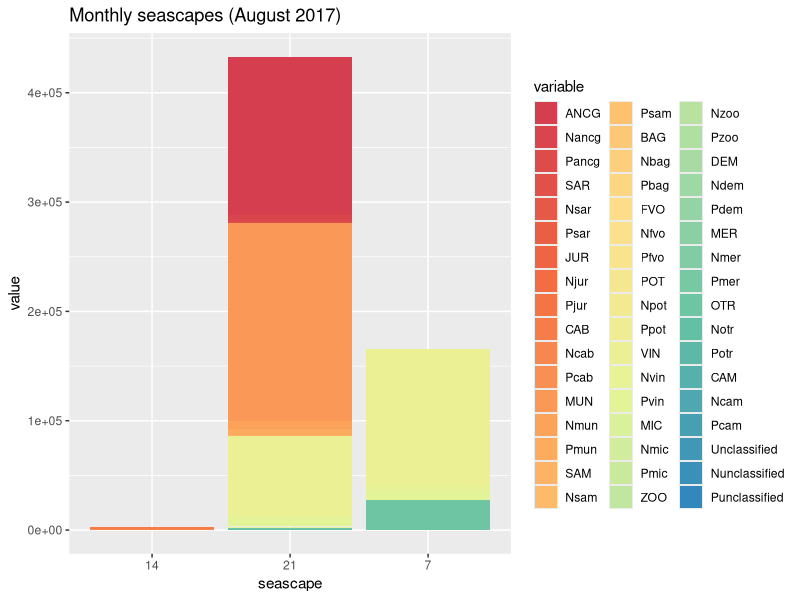
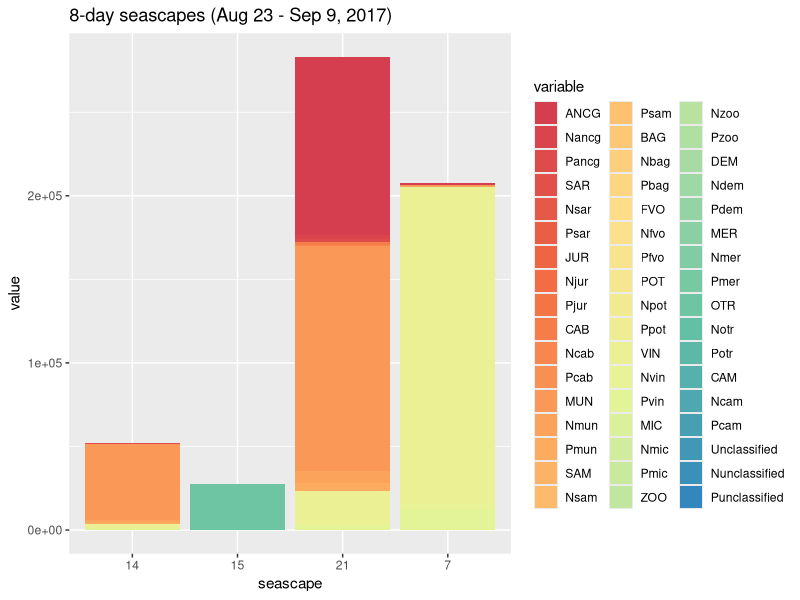
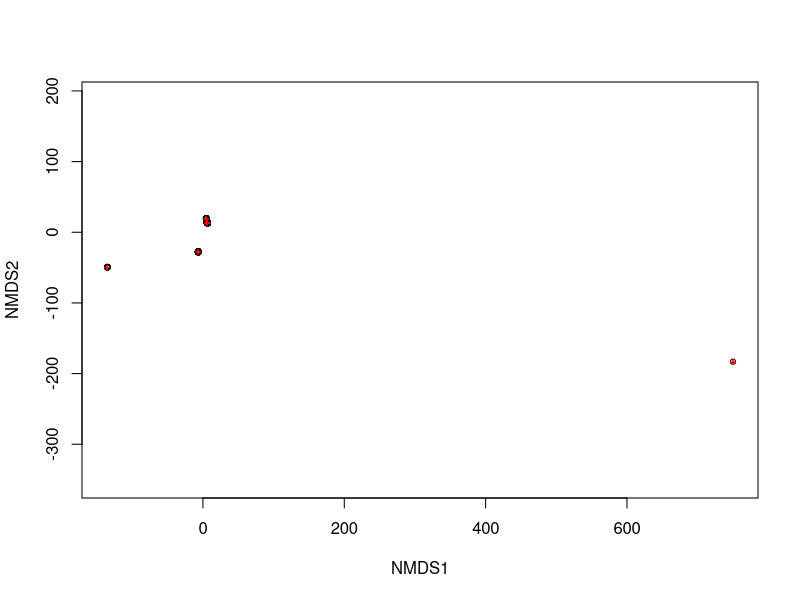
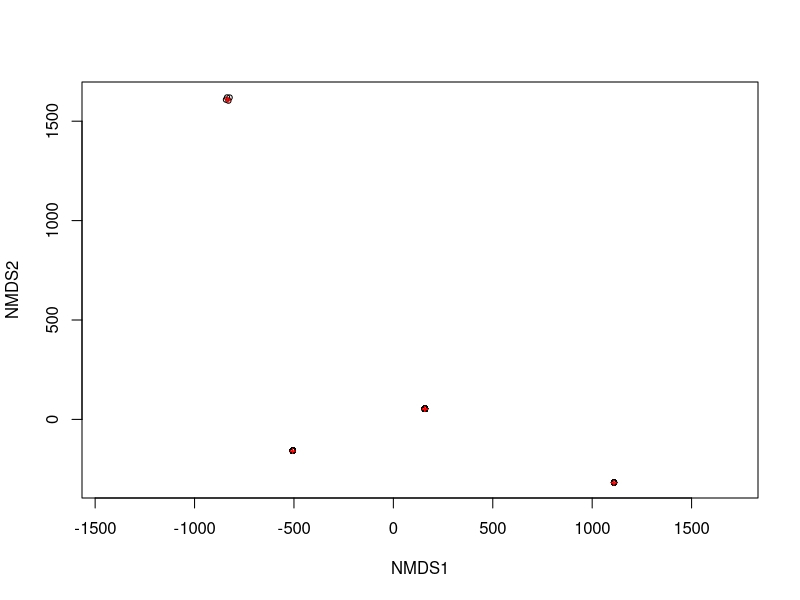
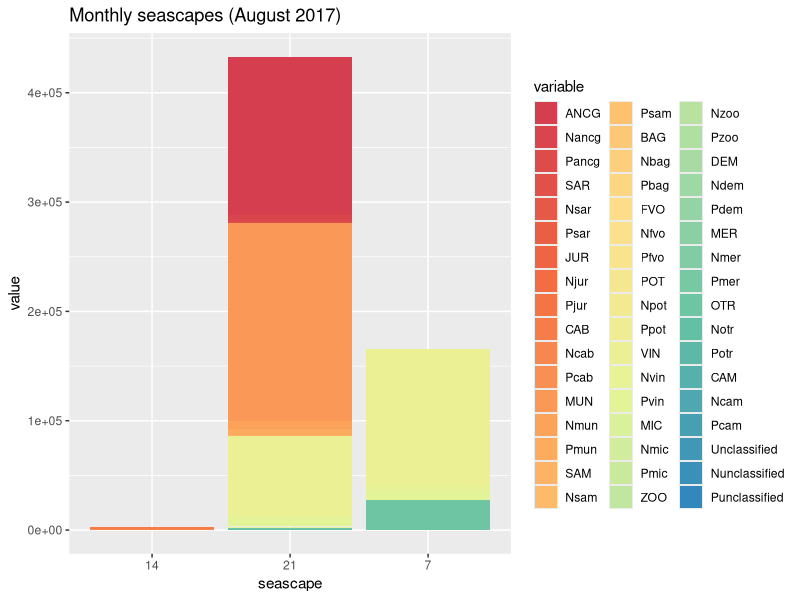
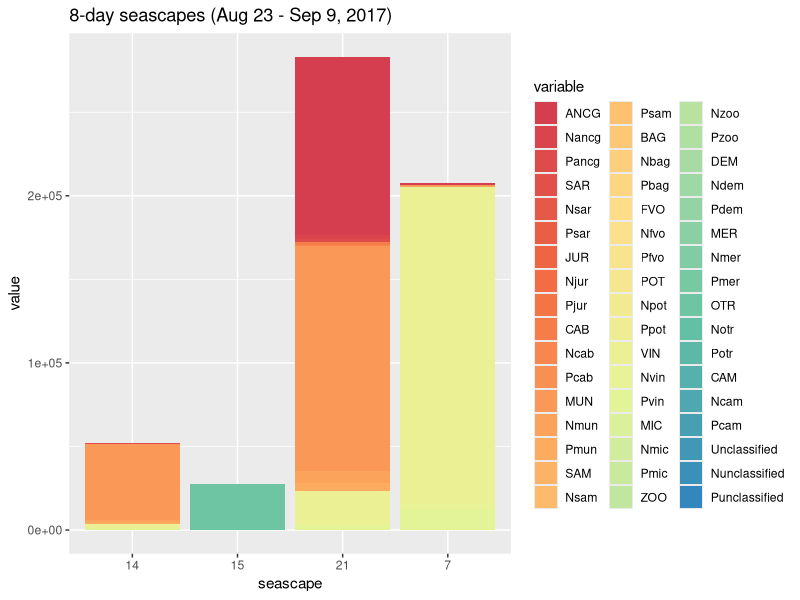

The R source for these figures, in order: (Note: this script raises an error after producing the figures.)
## ---- chunk 1
library(vegan)
library(dplyr)
library(ggplot2)
library(reshape2)
library(RColorBrewer)
## ---- chunk 2

# reads the tables and transforms the last two columns to characters 
df_month <- read.csv("taxa_table_month.csv", header= TRUE)
df_month[52:53] <- lapply(df_month[52:53], as.character)
df_8d <- read.csv("taxa_table_8d.csv", header= TRUE)
df_8d[52:53] <- lapply(df_8d[52:53], as.character)

# first data visualization
df_mo_long <- df_month
df_mo_long <- melt(df_mo_long, id.vars=c("sample", "seascape"))
df_8d_long <- df_8d
df_8d_long <- melt(df_8d_long, id.vars=c("sample", "seascape"))

nb.cols <- 51
mycolors <- colorRampPalette(brewer.pal(8, "Spectral"))(nb.cols)
p_month <- ggplot(df_mo_long, aes(fill=variable, y=value, x=seascape)) + 
    geom_bar(position="stack", stat="identity") +
    scale_fill_manual(values = mycolors) +
    labs(title = "Monthly seascapes (August 2017)")
p_month
ggsave("p_month.jpg")

p_8d <- ggplot(df_8d_long, aes(fill=variable, y=value, x=seascape)) + 
    geom_bar(position="stack", stat="identity") +
    scale_fill_manual(values = mycolors) +
    labs(title = "8-day seascapes (Aug 23 - Sep 9, 2017)")
p_8d
ggsave("p_8d.jpg")

## count rows with elements > 0 (select all zero elements only - abscence values)
no_taxa_month <- df_month[apply(df_month[, 1:51]==0, 1, all),]
no_taxa_8d <- df_8d[apply(df_8d[, 1:51]==0, 1, all),]
u_seas_mo <- unique(no_taxa_month[, 53])
u_seas_8d <- unique(no_taxa_8d[, 53])

zero_mo <- NULL
for (x in 1:length(u_seas_mo)) {
  seas_idx <- u_seas_mo[x]
  tmp <- length(which(no_taxa_month$seascape == as.character(seas_idx)))
  tmp2 <- c(seas_idx, tmp)
  zero_mo <- cbind(zero_mo, tmp2)
}

zero_8d <- NULL
for (x in 1:length(u_seas_8d)) {
  seas_idx <- u_seas_8d[x]
  tmp <- length(which(no_taxa_8d$seascape == as.character(seas_idx)))
  tmp2 <- c(seas_idx, tmp)
  zero_8d <- cbind(zero_8d, tmp2)
}
## ---- chunk 3
# remove rows with all zeros 
df_month <- df_month[!apply(df_month[, 1:51]==0, 1, all),]
df_8d <- df_8d[!apply(df_8d[, 1:51]==0, 1, all),]

## run the metaMDS command from the vegan package to generate an NMDS plot.
set.seed(123)
nmds_month = metaMDS(df_month[, 1:51], distance = "bray")
nmds_month

nmds_8d = metaMDS(df_8d[, 1:51], distance = "bray")
nmds_8d

plot(nmds_month)
plot(nmds_8d)

#extract NMDS scores (x and y coordinates)
data.scores_month = as.data.frame(scores(nmds_month))
data.scores_8d = as.data.frame(scores(nmds_8d))

#add columns to data frame 
data.scores_month$seascape = df_month$seascape
head(data.scores_month)
data.scores_8d$seascape = df_8d$seascape
head(data.scores_8d)

## ---- chunk 4
xx_month = ggplot(data.scores_month, aes(x = NMDS1, y = NMDS2)) + 
    geom_point(size = 4, aes( colour = seascape))+ 
    theme(axis.text.y = element_text(colour = "black", size = 12, face = "bold"), 
    axis.text.x = element_text(colour = "black", face = "bold", size = 12), 
    legend.text = element_text(size = 12, face ="bold", colour ="black"), 
    legend.position = "right", axis.title.y = element_text(face = "bold", size = 14), 
    axis.title.x = element_text(face = "bold", size = 14, colour = "black"), 
    legend.title = element_text(size = 14, colour = "black", face = "bold"), 
    panel.background = element_blank(), panel.border = element_rect(colour = "black", fill = NA, size = 1.2)) 
xx_month
    
#ggsave("NMDS.svg")

xx_8d = ggplot(data.scores_8d, aes(x = NMDS1, y = NMDS2)) + 
    geom_point(size = 4, aes( colour = seascape))+ 
    theme(axis.text.y = element_text(colour = "black", size = 12, face = "bold"), 
    axis.text.x = element_text(colour = "black", face = "bold", size = 12), 
    legend.text = element_text(size = 12, face ="bold", colour ="black"), 
    legend.position = "right", axis.title.y = element_text(face = "bold", size = 14), 
    axis.title.x = element_text(face = "bold", size = 14, colour = "black"), 
    legend.title = element_text(size = 14, colour = "black", face = "bold"), 
    panel.background = element_blank(), panel.border = element_rect(colour = "black", fill = NA, size = 1.2)) 
xx_8d

#ggsave("NMDS.svg")
